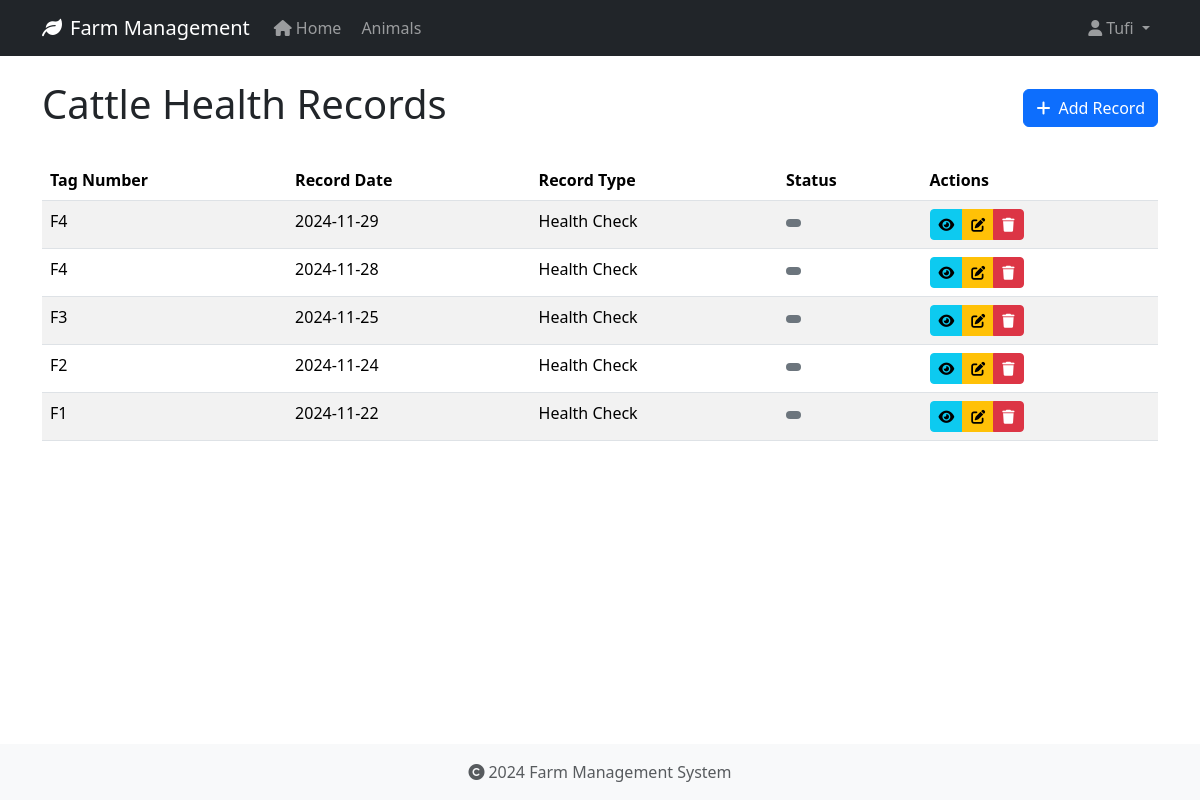
/health-records/type/cattle (signed in), run on the app's committed database.
### app/models/user.py (models this page shows, shortened)
class User(UserMixin, db.Model):
    id = db.Column(db.Integer, primary_key=True)
    username = db.Column(db.String(80), unique=True, nullable=False)
    email = db.Column(db.String(120), unique=True, nullable=False)
    password_hash = db.Column(db.String(128))
    role = db.Column(db.String(20), default='user')
    created_at = db.Column(db.DateTime, default=datetime.utcnow)
    last_login = db.Column(db.DateTime)
    is_active = db.Column(db.Boolean, default=True)
    first_name = db.Column(db.String(50))
    last_name = db.Column(db.String(50))
    reset_token = db.Column(db.String(100), unique=True)  # Store password reset token
    reset_token_expiration = db.Column(db.DateTime)       # Store token expiration time

### app/models/animal.py (models this page shows, shortened)
class HealthRecord(db.Model):
    id = db.Column(db.Integer, primary_key=True)
    animal_id = db.Column(db.Integer, db.ForeignKey('animal.id', ondelete='CASCADE'), nullable=False)
    record_type = db.Column(db.String(50), nullable=False)  # Made nullable=False
    date = db.Column(db.Date, nullable=False)
    description = db.Column(db.Text, nullable=True)
    treatment = db.Column(db.Text, nullable=True)
    cost = db.Column(db.Float, nullable=True)
    next_due_date = db.Column(db.Date, nullable=True)
    created_at = db.Column(db.DateTime, default=datetime.utcnow, nullable=False)
    created_by_id = db.Column(db.Integer, db.ForeignKey('user.id', ondelete='SET NULL'), nullable=True)

class Animal(db.Model):
    id = db.Column(db.Integer, primary_key=True)
    tag_number = db.Column(db.String(50), unique=True, nullable=False, index=True)
    name = db.Column(db.String(100), nullable=True)  # Explicitly mark as nullable
    species = db.Column(db.String(50), nullable=False, index=True)
    breed = db.Column(db.String(50), nullable=True)
    date_of_birth = db.Column(db.Date, nullable=True)
    gender = db.Column(db.String(20), nullable=True)
    weight = db.Column(db.Float, nullable=True)
    status = db.Column(db.String(20), default='active', nullable=False)
    purchase_date = db.Column(db.Date, nullable=True)
    purchase_price = db.Column(db.Float, nullable=True)
    notes = db.Column(db.Text, nullable=True)
    created_at = db.Column(db.DateTime, default=datetime.utcnow, nullable=False)
    updated_at = db.Column(db.DateTime, default=datetime.utcnow, onupdate=datetime.utcnow, nullable=False)
    wool_type = db.Column(db.String(50), nullable=True)
    last_shearing = db.Column(db.Date, nullable=True)
    fleece_weight = db.Column(db.Float, nullable=True)
    wool_grade = db.Column(db.String(20), nullable=True)
    lambing_status = db.Column(db.String(50), nullable=True)
    lambing_date = db.Column(db.Date, nullable=True)
    milk_production = db.Column(db.Float, nullable=True)
    last_milking = db.Column(db.Date, nullable=True)  # Changed from DateTime to Date
    milk_quality = db.Column(db.String(20), nullable=True)
    calving_status = db.Column(db.String(50), nullable=True)
    calving_date = db.Column(db.Date, nullable=True)
    milk_fat_content = db.Column(db.Float, nullable=True)
    egg_production = db.Column(db.Integer, nullable=True)
    egg_color = db.Column(db.String(20), nullable=True)
    comb_type = db.Column(db.String(20), nullable=True)
    laying_status = db.Column(db.String(20), nullable=True)
    last_laying_date = db.Column(db.Date, nullable=True)
    egg_size = db.Column(db.String(20), nullable=True)
    category = db.Column(db.String(50), nullable=True)
    special_needs = db.Column(db.Text, nullable=True)
    diet_requirements = db.Column(db.Text, nullable=True)
    habitat = db.Column(db.String(100), nullable=True)
    health_records = db.relationship('HealthRecord', backref='animal', lazy=True, cascade='all, delete-orphan')

### app/routes/health_records.py (the view)
@bp.route('/type/<animal_type>')
@login_required
def list_by_type(animal_type):
    today = date.today()
    species = animal_type.capitalize()
    records = (HealthRecord.query
              .join(Animal)
              .filter(Animal.species == species)
              .order_by(HealthRecord.date.desc())
              .all())
    try:
        return render_template(f'health_records/{animal_type.lower()}/{animal_type.lower()}_list.html',
                             records=records,
                             animal_type=species,
                             today=today)
    except TemplateNotFound:
        try:
            return render_template('health_records/shared/list.html',
                                 records=records,
                                 animal_type=species,
                                 today=today)
        except TemplateNotFound as e:
            print(f"Debug - Looking for templates at:")
            print(f"1. health_records/{animal_type.lower()}/list.html")
            print(f"2. health_records/shared/list.html")
            raise e

### app/models/user.py (called while the page is built)
@login_manager.user_loader
def load_user(user_id):
    return User.query.get(int(user_id))

### app/templates/health_records/shared/list.html (shortened to what this page needs)
{% extends "base.html" %}
{% block content %}
<div class="d-flex justify-content-between align-items-center mb-4">
    <h1>{{ animal_type }} Health Records</h1>
    <a href="{% if animal_type.lower() == 'chicken' %}
              {{ url_for('health_records.add_chicken') }}
              {% elif animal_type.lower() == 'sheep' %}
              {{ url_for('health_records.add_sheep') }}
              {% elif animal_type.lower() == 'cattle' %}
              {{ url_for('health_records.add_cattle') }}
              {% elif animal_type.lower() == 'goat' %}
              {{ url_for('health_records.add_goat') }}
              {% endif %}" class="btn btn-primary">
        <i class="fas fa-plus me-2"></i>Add Record
    </a>
</div>
    {% if records %}
    <div class="table-responsive">
        <table class="table table-striped table-hover">
            <thead>
                <tr>
                    <th>Tag Number</th>
                    <th>Record Date</th>
                    <th>Record Type</th>
                    <th>Status</th>
                    <th>Actions</th>
                </tr>
            </thead>
            <tbody>
                {% for record in records %}
                <tr>
                    <td>{{ record.animal.tag_number }}</td>
                    <td>{{ record.date.strftime('%Y-%m-%d') }}</td>
                    <td>{{ record.record_type }}</td>
                    <td>
                        <span class="badge {% if record.status == 'active' %}bg-success
                                       {% elif record.status == 'pending' %}bg-warning
                                       {% else %}bg-secondary{% endif %}">
                        </span>
                    </td>
                    <td>
                        <div class="btn-group btn-group-sm">
                            <a href="{{ url_for('health_records.view', id=record.id) }}"
                               class="btn btn-info" title="View">
                                <i class="fas fa-eye"></i>
                            </a>
                            <a href="{{ url_for('health_records.edit', id=record.id) }}"
                               class="btn btn-warning" title="Edit">
                                <i class="fas fa-edit"></i>
                            </a>
                            <button type="button" class="btn btn-danger" title="Delete"
                                    onclick="confirmDelete({{ record.id }})">
                                <i class="fas fa-trash"></i>
                            </button>
                        </div>
                    </td>
                </tr>
                {% endfor %}
            </tbody>
        </table>
    </div>
    {% else %}
    <div class="alert alert-info">
        No health records found for {{ animal_type }}.
    </div>
    {% endif %}
{% endblock %}

### app/templates/base.html (shortened to what this page needs)
<!DOCTYPE html>
<html lang="en">
<head>
    <link rel="stylesheet" href="https://cdn.jsdelivr.net/npm/bootstrap@5.3.2/dist/css/bootstrap.min.css">
    <link rel="stylesheet" href="https://cdnjs.cloudflare.com/ajax/libs/font-awesome/6.0.0/css/all.min.css">
    <link rel="stylesheet" href="{{ url_for('static', filename='css/main.css') }}">
</head>
<body>
    <nav class="navbar navbar-expand-lg navbar-dark bg-dark">
        <div class="container">
            <a class="navbar-brand" href="{{ url_for('main.index') }}">
                <i class="fas fa-leaf me-2"></i>Farm Management
            </a>
            <div class="collapse navbar-collapse" id="navbarNav">
                <ul class="navbar-nav">
                    <li class="nav-item">
                        <a class="nav-link" href="{{ url_for('main.index') }}">
                            <i class="fas fa-home me-1"></i>Home
                        </a>
                    </li>
                    <li class="nav-item">
                        <a class="nav-link" href="{{ url_for('animals.index') }}">
                            Animals
                        </a>
                    </li>
                </ul>
                <ul class="navbar-nav ms-auto">
                    {% if current_user.is_authenticated %}
                        <li class="nav-item dropdown">
                            <a class="nav-link dropdown-toggle" href="#" id="userDropdown" role="button" data-bs-toggle="dropdown">
                                <i class="fas fa-user me-1"></i>{{ current_user.username }}
                            </a>
                        </li>
                    {% endif %}
                </ul>
            </div>
        </div>
    </nav>
    <main class="container mt-4">
        {% block content %}
        {% endblock %}
    </main>
    <footer class="footer mt-auto py-3 bg-light">
        <div class="container text-center">
            <span class="text-muted">
                <i class="fas fa-copyright me-1"></i>2024 Farm Management System
            </span>
        </div>
    </footer>
</body>
</html>

### app/static/css/main.css (style rules this page uses)
body { min-height: 100vh; display: flex; flex-direction: column; }
main { flex: 1 0 auto; }
.footer { flex-shrink: 0; }

### data on the page
User: username "Tufi"
HealthRecord: animal.tag_number "F4", date "2024-11-29", record_type "Health Check"
HealthRecord: animal.tag_number "F4", date "2024-11-28", record_type "Health Check"
HealthRecord: animal.tag_number "F3", date "2024-11-25", record_type "Health Check"
HealthRecord: animal.tag_number "F2", date "2024-11-24", record_type "Health Check"
HealthRecord: animal.tag_number "F1", date "2024-11-22", record_type "Health Check"

### other printed values
{{ animal_type }} "Cattle"
